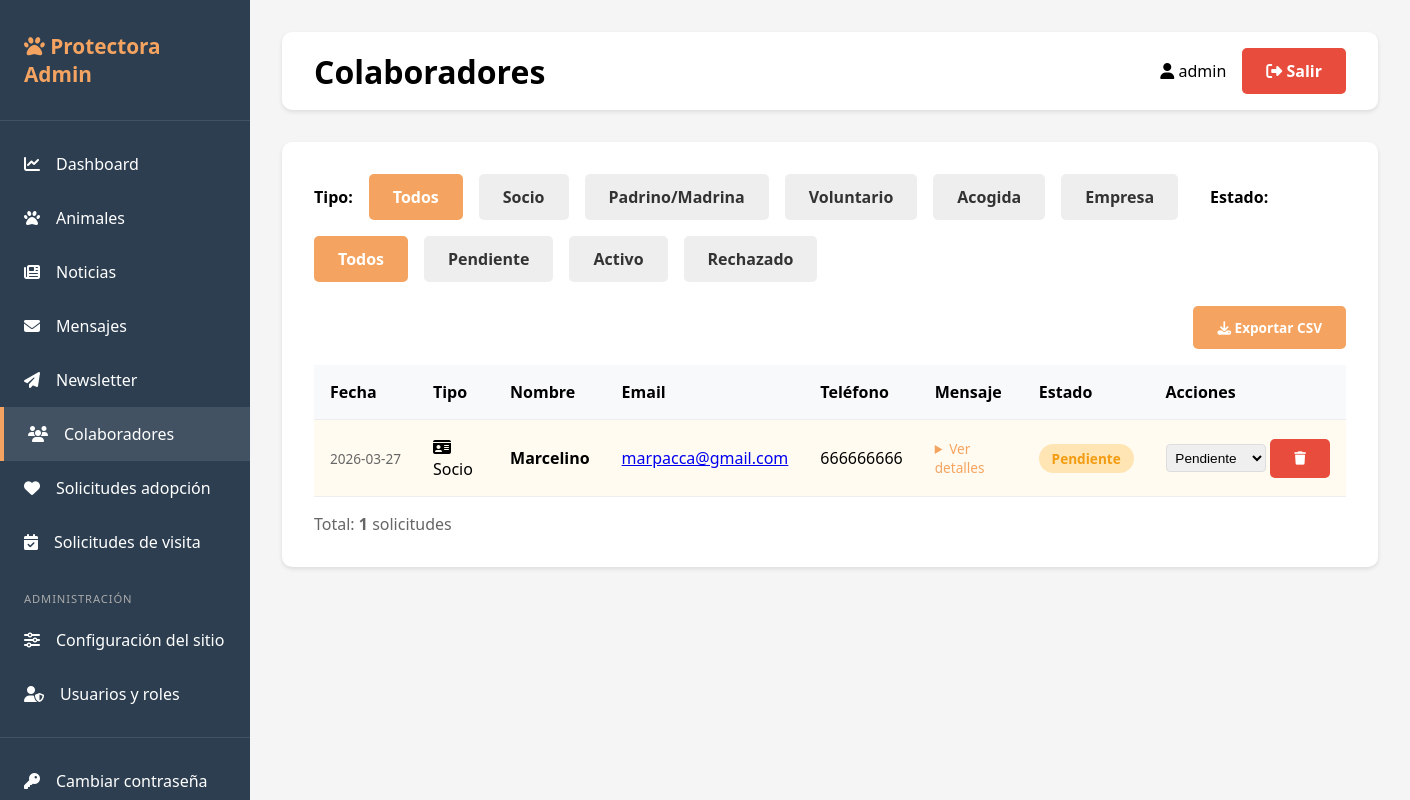
/admin/collaborators (signed in), run on the app's committed database.
### tables this page shows
CREATE TABLE collaborators (
                id INTEGER PRIMARY KEY AUTOINCREMENT,
                type TEXT NOT NULL,
                name TEXT NOT NULL,
                email TEXT NOT NULL,
                phone TEXT,
                message TEXT,
                extra TEXT,
                status TEXT DEFAULT 'pendiente',
                created_at TIMESTAMP DEFAULT CURRENT_TIMESTAMP
            );

### app.py (the view)
@app.route('/admin/collaborators')
@login_required
def list_collaborators():
    db = get_db()
    collab_type = request.args.get('type')
    status = request.args.get('status')
    query = 'SELECT * FROM collaborators WHERE 1=1'
    params = []
    if collab_type:
        query += ' AND type = ?'
        params.append(collab_type)
    if status:
        query += ' AND status = ?'
        params.append(status)
    query += ' ORDER BY created_at DESC'
    collaborators_raw = db.execute(query, params).fetchall()
    collaborators = []
    for c in collaborators_raw:
        c = dict(c)
        if c.get('extra') and c['extra'].startswith('{'):
            try:
                parsed = json.loads(c['extra'])
                label_map = {
                    'living_situation': 'Vivienda', 'has_yard': 'Jardín/patio',
                    'space_available': 'Espacio disponible', 'current_pets': 'Mascotas actuales',
                    'pet_experience': 'Experiencia', 'hours_home_per_day': 'Horas en casa/día',
                    'foster_duration': 'Duración acogida', 'species_preference': 'Especie preferida',
                    'household_members': 'Personas en hogar', 'city': 'Municipio',
                }
                lines = [f"{label_map.get(k, k)}: {v}" for k, v in parsed.items() if v]
                c['extra_pretty'] = '\n'.join(lines)
            except Exception:
                c['extra_pretty'] = c['extra']
        else:
            c['extra_pretty'] = c.get('extra', '')
        collaborators.append(c)
    return render_template('collaborators.html', collaborators=collaborators,
                           current_type=collab_type, current_status=status)

### app.py (called while the page is built)
def generate_csrf_token():
    if '_csrf_token' not in session:
        session['_csrf_token'] = secrets.token_hex(32)
    return session['_csrf_token']

def get_db():
    if USE_POSTGRES:
        conn = psycopg2.connect(DATABASE_URL)
        conn.cursor_factory = psycopg2.extras.RealDictCursor
        return DatabaseWrapper(conn, is_postgres=True)
    else:
        conn = sqlite3.connect(DATABASE)
        conn.row_factory = sqlite3.Row
        return DatabaseWrapper(conn, is_postgres=False)

def login_required(f):
    @wraps(f)
    def decorated_function(*args, **kwargs):
        if 'user_id' not in session:
            return redirect(url_for('login'))
        return f(*args, **kwargs)
    return decorated_function

    def execute(self, query, params=None):
        if self._is_postgres and '?' in query:
            query = query.replace('?', '%s')
        cursor = self._conn.cursor()
        if params:
            cursor.execute(query, params)
        else:
            cursor.execute(query)
        return cursor

### templates/collaborators.html (shortened to what this page needs)
{% extends "base.html" %}
{% block page_title %}Colaboradores{% endblock %}
{% block content %}
<div style="display:flex; gap:1rem; margin-bottom:1.5rem; flex-wrap:wrap; align-items:center;">
    <strong>Tipo:</strong>
    {% for t, label in [('','Todos'),('socio','Socio'),('padrino','Padrino/Madrina'),('voluntario','Voluntario'),('acogida','Acogida'),('empresa','Empresa')] %}
    <a href="{{ url_for('list_collaborators', type=t if t else None, status=current_status) }}"
       class="btn btn-sm" style="background:{% if current_type == t or (not current_type and not t) %}#F4A460; color:white{% else %}#eee; color:#333{% endif %}">
        {{ label }}
    </a>
    {% endfor %}
    <strong style="margin-left:1rem;">Estado:</strong>
    {% for s, label in [('','Todos'),('pendiente','Pendiente'),('activo','Activo'),('rechazado','Rechazado')] %}
    <a href="{{ url_for('list_collaborators', type=current_type, status=s if s else None) }}"
       class="btn btn-sm" style="background:{% if current_status == s or (not current_status and not s) %}#F4A460; color:white{% else %}#eee; color:#333{% endif %}">
        {{ label }}
    </a>
    {% endfor %}
</div>
{% if collaborators %}
<div style="display:flex; justify-content:flex-end; margin-bottom:.75rem;">
    <a href="{{ url_for('export_collaborators_csv') }}" class="btn btn-primary" style="font-size:.85rem;">
        <i class="fas fa-download"></i> Exportar CSV
    </a>
</div>
<table class="table">
    <thead>
        <tr>
            <th>Fecha</th>
            <th>Tipo</th>
            <th>Nombre</th>
            <th>Email</th>
            <th>Teléfono</th>
            <th>Mensaje</th>
            <th>Estado</th>
            <th>Acciones</th>
        </tr>
    </thead>
    <tbody>
        {% for c in collaborators %}
        <tr style="{% if c.status == 'pendiente' %}background:#fffbf0;{% elif c.status == 'rechazado' %}background:#fff5f5;{% endif %}">
            <td style="white-space:nowrap; font-size:0.85rem; color:#666;">{{ c.created_at[:10] }}</td>
            <td>
                {% set icons = {'socio':'id-card','padrino':'heart','voluntario':'users','acogida':'home','empresa':'building'} %}
                {% set labels = {'socio':'Socio','padrino':'Padrino/Madrina','voluntario':'Voluntario','acogida':'Acogida','empresa':'Empresa'} %}
                <i class="fas fa-{{ icons.get(c.type, 'user') }}"></i>
                {{ labels.get(c.type, c.type) }}
            </td>
            <td><strong>{{ c.name }}</strong></td>
            <td><a href="mailto:{{ c.email }}">{{ c.email }}</a></td>
            <td>{{ c.phone or '—' }}</td>
            <td style="max-width:250px; font-size:0.85rem; color:#555;">
                {% if c.message or c.extra %}
                <details>
                    <summary style="cursor:pointer; color:#F4A460;">Ver detalles</summary>
                </details>
                {% else %}—{% endif %}
            </td>
            <td>
                {% if c.status == 'pendiente' %}
                <span class="badge badge-warning">Pendiente</span>
                {% elif c.status == 'activo' %}
                <span class="badge badge-success">Activo</span>
                {% else %}
                <span class="badge badge-danger">Rechazado</span>
                {% endif %}
            </td>
            <td style="white-space:nowrap;">
                <form method="POST" action="{{ url_for('update_collaborator_status', collab_id=c.id) }}" style="display:inline;">
                    <select name="status" onchange="this.form.submit()" style="padding:0.3rem; border-radius:4px; border:1px solid #ddd; font-size:0.85rem;">
                        <option value="pendiente" {% if c.status=='pendiente' %}selected{% endif %}>Pendiente</option>
                    </select>
                </form>
                <form method="POST" action="{{ url_for('delete_collaborator', collab_id=c.id) }}" style="display:inline;"
                      onsubmit="return confirm('¿Eliminar esta solicitud?');">
                    <button type="submit" class="btn btn-danger btn-sm" title="Eliminar">
                        <i class="fas fa-trash"></i>
                    </button>
                </form>
            </td>
        </tr>
        {% endfor %}
    </tbody>
</table>
<p style="color:#666; margin-top:1rem;">Total: <strong>{{ collaborators|length }}</strong> solicitudes</p>
{% else %}
<div style="text-align:center; padding:3rem;">
    <i class="fas fa-users" style="font-size:4rem; color:#ddd; margin-bottom:1rem;"></i>
    <h3 style="color:#666;">Sin solicitudes de colaboración</h3>
    <p style="color:#999;">Las solicitudes enviadas desde la web aparecerán aquí.</p>
</div>
{% endif %}
{% endblock %}

### templates/base.html (style rules this page uses)
* { margin: 0; padding: 0; box-sizing: border-box; }
body { font-family: 'Segoe UI', Tahoma, Geneva, Verdana, sans-serif; background: #f5f5f5; }
.btn { padding: 0.75rem 1.5rem; border: none; border-radius: 5px; cursor: pointer; font-weight: 600; transition: all 0.3s; text-decoration: none; display: inline-block; }
.btn-primary { background: #F4A460; color: white; }
.btn-danger { background: #E74C3C; color: white; }
.table { width: 100%; border-collapse: collapse; margin-top: 1rem; }
.table th, .table td { padding: 1rem; text-align: left; border-bottom: 1px solid #eee; }
.table th { background: #f8f9fa; font-weight: 600; }
.badge { padding: 0.3rem 0.8rem; border-radius: 15px; font-size: 0.85rem; font-weight: 600; }
.badge-warning { background: #FFE5B4; color: #F39C12; }

### data on the page
collaborators: created_at "2026-03-27", get "Socio", name "Marcelino", email "marpacca@gmail.com", phone "666666666", shows "Pendiente", status "Pendiente"

### other printed values
{{ session.username }} "admin"
{{ label }} "Todos" "Socio" "Padrino/Madrina" "Voluntario" "Acogida" "Empresa"
{{ label }} "Todos" "Pendiente" "Activo" "Rechazado"
{{ collaborators|length }} "1"
